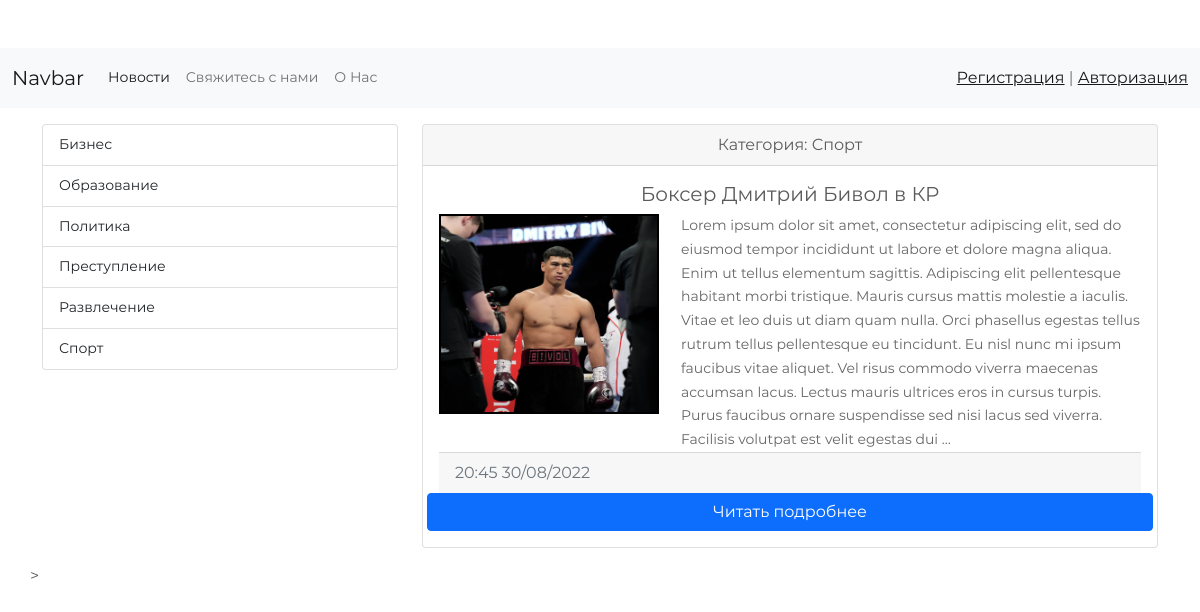
/category/1/, run on an earlier commit of the app's database.
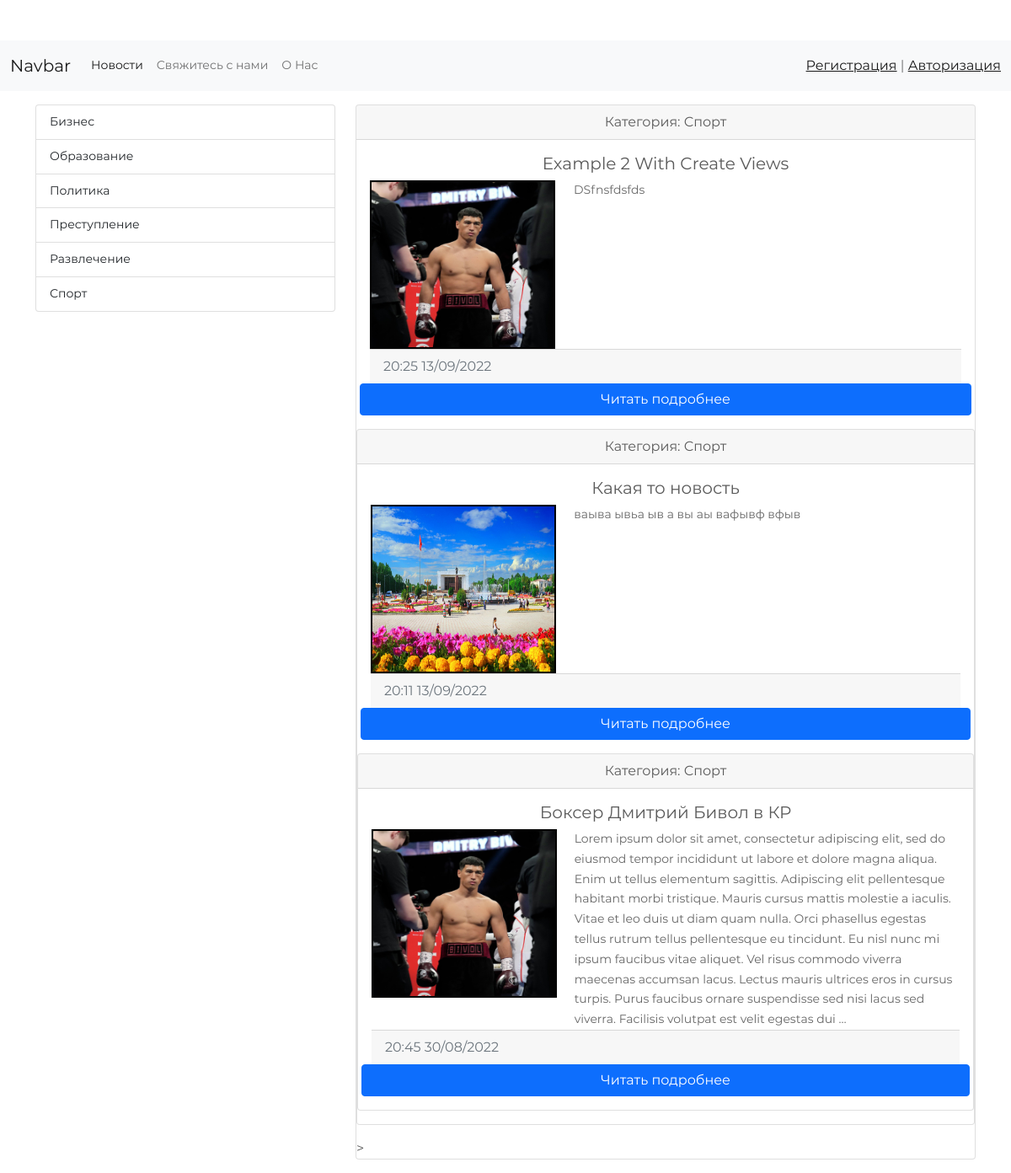
And on a later commit of the database.
### newsapp/models.py (models this page shows, shortened)
class Category(models.Model):
    title_category = models.CharField(max_length = 250, db_index = True,
                                      verbose_name = 'Имя категории')
    def __str__(self):
        return self.title_category
    class Meta:
        verbose_name = 'Категория'
        verbose_name_plural = 'Категории'
        ordering = ['title_category']

class News(models.Model):
    title = models.CharField(max_length=250, verbose_name = 'Заголовок новости')
    content = models.TextField(blank=True, verbose_name = 'Содержание новости')
    created_at = models.DateTimeField(auto_now_add=True, verbose_name = 'Время создания')
    updated_at = models.DateTimeField(auto_now=True, verbose_name = 'Время редактирования')
    photo = models.ImageField(upload_to='photos/%Y/%m/%d', null = True, blank = True, verbose_name = 'Фото')
    is_published = models.BooleanField(default=True, verbose_name = 'Опубликовано')
    category = models.ForeignKey('Category', on_delete = models.PROTECT,
                                 null = True, verbose_name = 'Категория')
    class Meta:
        verbose_name = 'Новость'
        verbose_name_plural = 'Новости'
        ordering = ['-created_at']

### newsapp/views.py (the view)
# urls.py: path('category/<int:category_id>/', NewsByCategory.as_view(
class NewsByCategory(ListView):
    model = News
    template_name = 'newsapp/category.html'
    context_object_name = 'news'
    def get_context_data(self,*, object_list =None,  **kwargs):
        context = super().get_context_data(**kwargs)
        category_name = Category.objects.get(pk = self.kwargs['category_id'])
        context['title'] = category_name
        return context
    def get_queryset(self):
        return News.objects.filter(category_id = self.kwargs['category_id'],
                                   is_published = True)

### newsapp/templatetags/news_tags.py (called while the page is built)
@register.simple_tag()
def get_categories(name='get_list_categories'):
    return Category.objects.all()

@register.inclusion_tag('newsapp/list_categories.html')
def show_categories():
    categories = Category.objects.all()
    return {"categories": categories}

### newsapp/templates/newsapp/category.html (shortened to what this page needs)
{% extends 'main.html' %}
{% block sidebar %}
<div class="col-md-4">
        {% include 'sidebar.html' %}
</div>
{% endblock %}
{% block content %}
<div class="col-md-8">
          {% for i in news %}
            <div class="card mb-3">
                  <div class="card-header text-center">
                    Категория: {{ i.category.title_category }}
                  </div>
                  <div class="card-body">
                    <h5 class="card-title text-center">{{ i.title }}</h5>
                      <div class="row">
                          <div class="col-md-4">
                              {% if i.photo %}
                                <img src="{{ i.photo.url }}" style="border: 2px solid black;" width="220" height="200">
                              {% else %}
                                <img src="https://i.warosu.org/data/lit/thumb/0177/96/1615909903898s.jpg" style="border: 2px solid black;">
                              {% endif %}
                          </div>
                          {% autoescape off %}
                          <div class="col-md-8">
                                 <p class="card-text">{{ i.content |linebreaks |truncatewords:90 }}</p>
                          </div>
                          {% endautoescape %}
                      </div>
                  <div class="card-footer text-muted">
                    {{ i.created_at | date:"H:i d/m/Y" }}
                  </div>
                          <div class="row">
                    <a href="{% url 'show_news' i.id %}" class="btn btn-primary">Читать подробнее</a>
                  </div>
                </div>
          {% endfor %}
              </div>
</div>>
{% endblock %}

### newsapp/templates/newsapp/list_categories.html
{% load news_tags %}
<div class="list-group">
            {% for item in categories %}
                <a href="{% url 'category' item.pk %}" class="list-group-item list-group-item-action">{{ item.title_category }}</a>
            {% endfor %}
 </div>

What changed in the data, as far as the page shows it:
added News: category.title_category "Спорт", title "Example 2 With Create Views", photo (picture), content "DSfnsfdsfds", created_at "20:25 13/09/2022"
added News: category.title_category "Спорт", title "Какая то новость", photo (picture), content "ваыва ывьа ыв а вы аы вафывф вфыв", created_at "20:11 13/09/2022"
